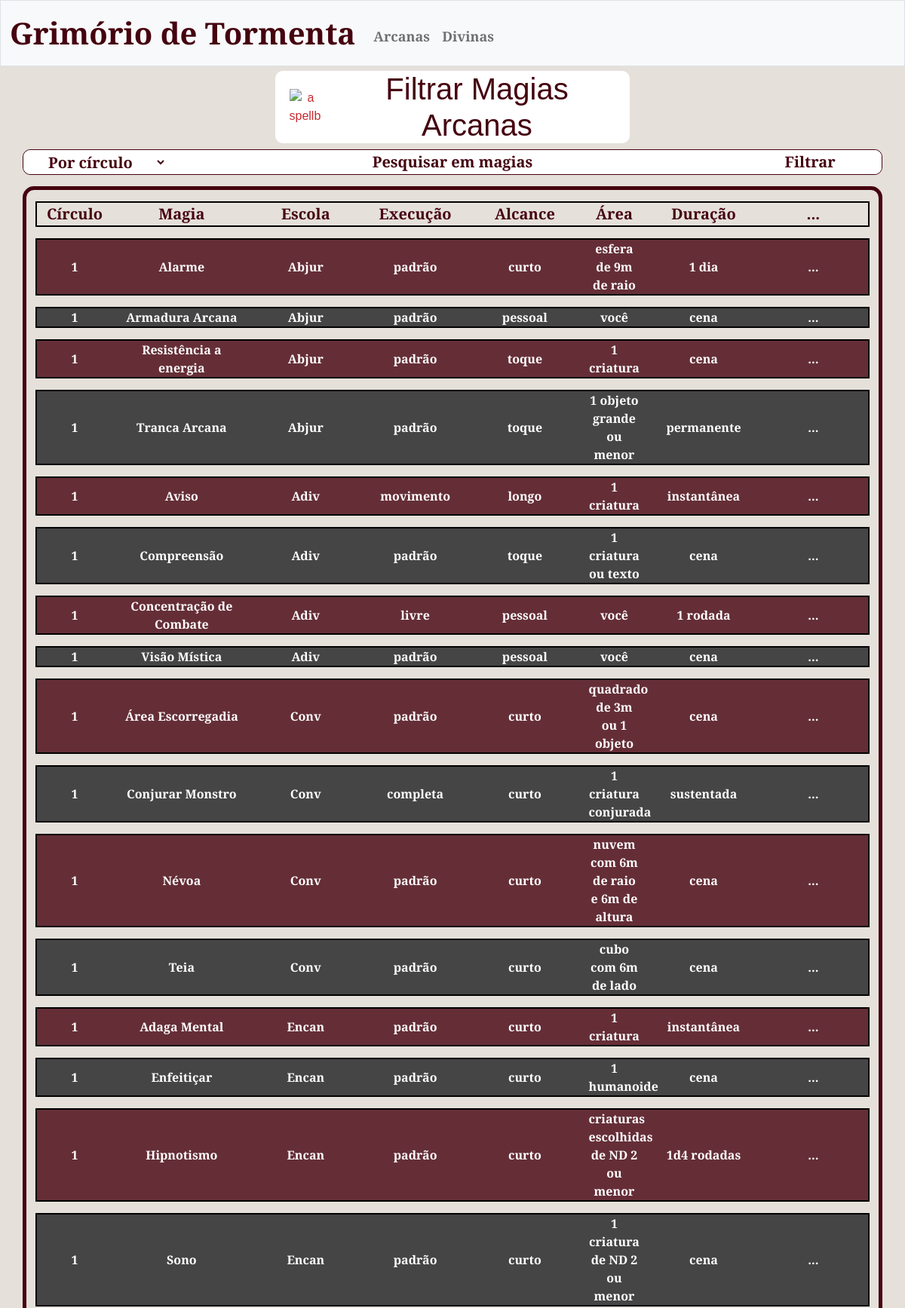
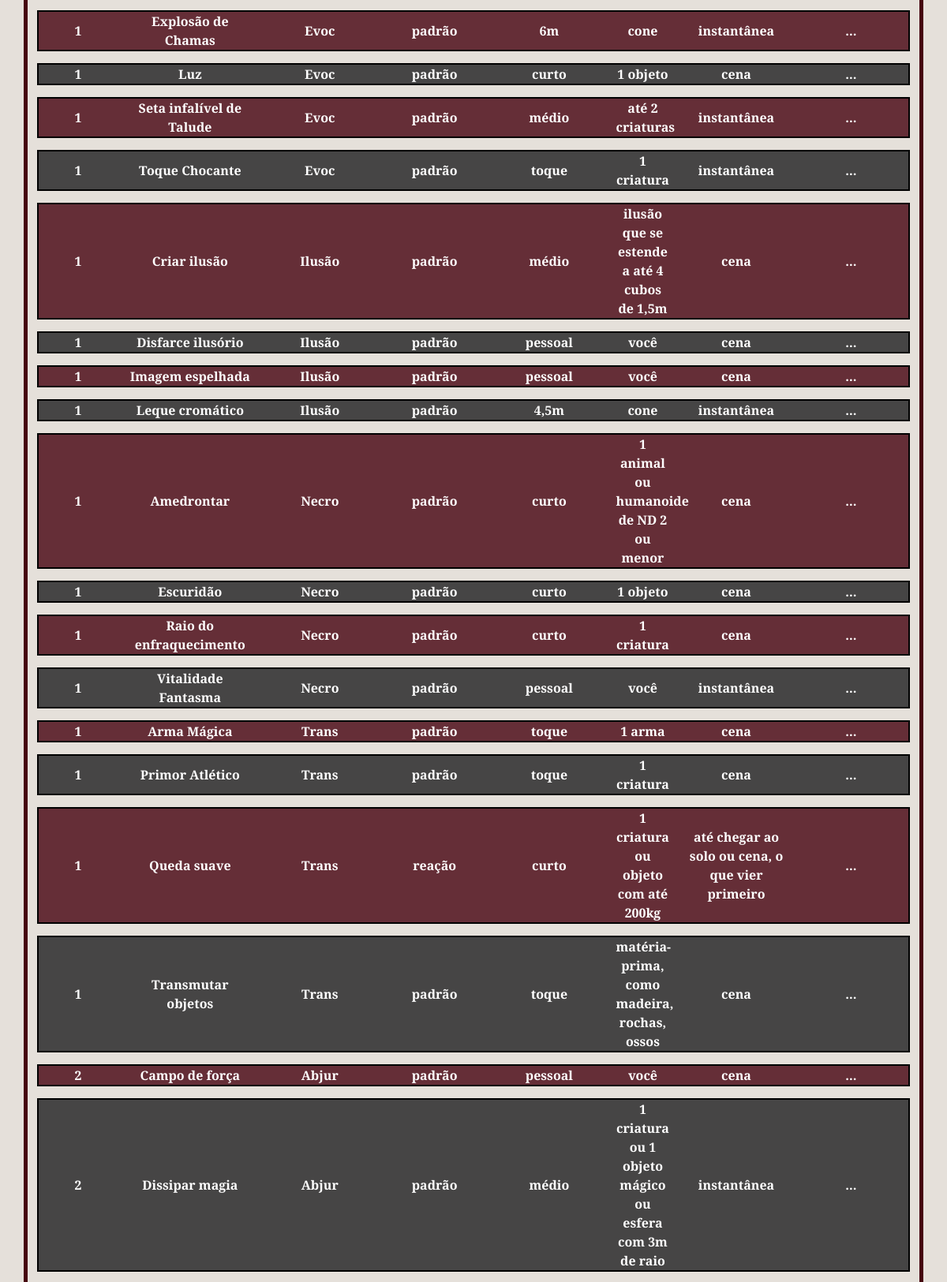
The page /arcana (upper part) on the database its author committed (2 pictures, top to bottom).
### tables this page shows
CREATE TABLE adesc (
adesc_id INTEGER,
fdesc TEXT NOT NULL,
FOREIGN KEY (adesc_id) REFERENCES arcane(id));

CREATE TABLE arcane (
id INTEGER PRIMARY KEY AUTOINCREMENT NOT NULL, 
aspell TEXT NOT NULL,
exec TEXT NOT NULL,
range TEXT NOT NULL,
area TEXT NOT NULL,
dura TEXT NOT NULL,
aschool TEXT NOT NULL,
acircle INTEGER NOT NULL,
adesc TEXT NOT NULL);

### app.py (the view, shortened to what this page needs)
@app.route("/arcana", methods=["GET", "POST"])
def arcane():
    amagias = db.execute(
        "SELECT * FROM arcane JOIN adesc ON adesc.adesc_id = arcane.id")
    return render_template("arcana.html", amagias=amagias)

### app.py (called while the page is built)
@app.after_request
def after_request(response):
    response.headers["Cache-Control"] = "no-cache, no-store, must-revalidate"
    response.headers["Expires"] = 0
    response.headers["Pragma"] = "no-cache"
    return response

### templates/arcana.html (shortened to what this page needs)
{% extends "layout.html" %}
{% block main %}
<div class="container mybg mb-2">
    <div class="row justify-content-center align-items-center imgfltr resizemain">
        <img src="/static/spellb.png" alt="a spellbook" class="col-md-2" style="min-width: 65px; width:13%;">
        <span class="display-6 col-md-10 colorbr" style="min-width: 163px">Filtrar Magias Arcanas</span>
    </div>
</div>
<form action="/arcana" method="post" class="mybgd container">
    <div class="row justify-content-between">
        <select aria-label="Default select" class="col-md-2 mybtn text-center colorbr" id="filter" name="filter">
            <optgroup label="Por círculo">
                <option value="" disabled selected hidden>Por círculo</option>
            </optgroup>
        </select>
        <input autocomplete="off" autofocus="" class="col-md-7 mybgf mybtn1" name="sname"
            placeholder="Pesquisar em magias" type="text">
        <button class="col-md-2 mybtn colorbr" type="submit" id="liveAlertBtn">Filtrar</button>
    </div>
</form>
<div class="container mytable" id="cont">
    <div class="row mytabler justify-content-around rowstyletop align-items-center">
        <div class="col prio1 colstyle">Círculo</div>
        <div class="col-2 prio2 colstyle">Magia</div>
        <div class="col prio3 colstyle">Escola</div>
        <div class="col prio4 colstyle">Execução</div>
        <div class="col prio5 colstyle">Alcance</div>
        <div class="col-1 prio6 colstyle">Área</div>
        <div class="col prio7 colstyle">Duração</div>
        <div class="col prio9 colstyle">...</div>
    </div>
    {% for row in amagias %}
    <div class="row mytabler justify-content-around rowstyle align-items-center" data-bs-toggle="collapse"
        data-bs-target="#spell{{ loop.index }}" role="button">
        <div class="col prio1 colstyle">{{ row.acircle }}</div>
        <div class="col-2 prio2 prio2s colstyle">{{ row.aspell }}</div>
        <div class="col prio3 colstyle">{{ row.aschool }}</div>
        <div class="col prio4 colstyle">{{ row.exec }}</div>
        <div class="col prio5 colstyle">{{ row.range }}</div>
        <div class="col-1 prio6 colstyle">{{ row.area }}</div>
        <div class="col prio7">{{ row.dura }}</div>
        <div class="col prio9 colstyle">...</div>
    </div>
    {% endfor %}
</div>
{% endblock %}

### static/styles.css (style rules this page uses)
body { background-color: #e5e0da; }
.mybg { background-color: #ffffff; border-radius: 10px; box-sizing: border-box; max-width: 40%; font-family: "Cormorant sc", sans-serif; color: #c62b30; min-width: 250px; }
.mybgf { background-color: #ffffff; border-radius: 10px; font-family: "Cormorant sc", sans-serif; font-weight: 700; font-size: 20px; color: #c62b30; min-width: 180px; }
.mybgd { background-color: #ffffff; border: 1px solid #45020f; border-radius: 10px; min-width: 320px; }
.mybtn { background-color: #ffffff; border-radius: 10px; font-family: "Cormorant sc", sans-serif; font-weight: 700; font-size: 20px; color: #c62b30; border: none; }
.mybtn1 { border: none; }
.mybtn1::placeholder { color: #45020f; text-align: center; }
#filter { min-width: 160px; }
.mytable { border: 5px solid black; margin: auto; border-radius: 15px; font-family: Cinzel, sans-serif; font-weight: 700; font-size: 14px; margin-top: 15px; margin-bottom: 15px; min-width: 250px; overflow: hidden; }
.mytabler { border: 2px solid black; margin: auto; font-family: Cinzel, sans-serif; font-weight: 700; font-size: 16px; margin-top: 15px; margin-bottom: 15px; min-width: 250px; overflow: hidden; }
.rowstyle:nth-of-type(even) { background-color: #45020fCC; color: white; }
.rowstyle:nth-of-type(odd) { background-color: #1f1f21CC; color: white; }
#cont { border-color: #45020f; }
.rowstyletop { font-size: 20px; color: #45020f; }
.colorbr { color: #45020f; }
.colorbr::placeholder { color: #45020f; }
.prio1 { max-width: 70px; }
.prio2 { min-width: 130px; }
.prio9 { display: none; }
@media screen and (max-width: 1200px) { .prio9 { display: initial; } }
@media screen and (max-width: 1200px) { .prio1 { min-width: 100px; } }

### rows shown on the page
adesc: acircle "1", aspell "Alarme", aschool "Abjur", exec "padrão", range "curto", area "esfera de 9m de raio", dura "1 dia"
adesc: acircle "1", aspell "Armadura Arcana", aschool "Abjur", exec "padrão", range "pessoal", area "você", dura "cena"
adesc: acircle "1", aspell "Resistência a energia", aschool "Abjur", exec "padrão", range "toque", area "1 criatura", dura "cena"
adesc: acircle "1", aspell "Tranca Arcana", aschool "Abjur", exec "padrão", range "toque", area "1 objeto grande ou menor", dura "permanente"
adesc: acircle "1", aspell "Aviso", aschool "Adiv", exec "movimento", range "longo", area "1 criatura", dura "instantânea"
adesc: acircle "1", aspell "Compreensão", aschool "Adiv", exec "padrão", range "toque", area "1 criatura ou texto", dura "cena"
adesc: acircle "1", aspell "Concentração de Combate", aschool "Adiv", exec "livre", range "pessoal", area "você", dura "1 rodada"
adesc: acircle "1", aspell "Visão Mística", aschool "Adiv", exec "padrão", range "pessoal", area "você", dura "cena"
adesc: acircle "1", aspell "Área Escorregadia", aschool "Conv", exec "padrão", range "curto", area "quadrado de 3m ou 1 objeto", dura "cena"
adesc: acircle "1", aspell "Conjurar Monstro", aschool "Conv", exec "completa", range "curto", area "1 criatura conjurada", dura "sustentada"
adesc: acircle "1", aspell "Névoa", aschool "Conv", exec "padrão", range "curto", area "nuvem com 6m de raio e 6m de altura", dura "cena"
adesc: acircle "1", aspell "Teia", aschool "Conv", exec "padrão", range "curto", area "cubo com 6m de lado", dura "cena"
adesc: acircle "1", aspell "Adaga Mental", aschool "Encan", exec "padrão", range "curto", area "1 criatura", dura "instantânea"
adesc: acircle "1", aspell "Enfeitiçar", aschool "Encan", exec "padrão", range "curto", area "1 humanoide", dura "cena"
adesc: acircle "1", aspell "Hipnotismo", aschool "Encan", exec "padrão", range "curto", area "criaturas escolhidas de ND 2 ou menor", dura "1d4 rodadas"
adesc: acircle "1", aspell "Sono", aschool "Encan", exec "padrão", range "curto", area "1 criatura de ND 2 ou menor", dura "cena"
adesc: acircle "1", aspell "Explosão de Chamas", aschool "Evoc", exec "padrão", range "6m", area "cone", dura "instantânea"
adesc: acircle "1", aspell "Luz", aschool "Evoc", exec "padrão", range "curto", area "1 objeto", dura "cena"
adesc: acircle "1", aspell "Seta infalível de Talude", aschool "Evoc", exec "padrão", range "médio", area "até 2 criaturas", dura "instantânea"
adesc: acircle "1", aspell "Toque Chocante", aschool "Evoc", exec "padrão", range "toque", area "1 criatura", dura "instantânea"
adesc: acircle "1", aspell "Criar ilusão", aschool "Ilusão", exec "padrão", range "médio", area "ilusão que se estende a até 4 cubos de 1,5m", dura "cena"
adesc: acircle "1", aspell "Disfarce ilusório", aschool "Ilusão", exec "padrão", range "pessoal", area "você", dura "cena"
adesc: acircle "1", aspell "Imagem espelhada", aschool "Ilusão", exec "padrão", range "pessoal", area "você", dura "cena"
adesc: acircle "1", aspell "Leque cromático", aschool "Ilusão", exec "padrão", range "4,5m", area "cone", dura "instantânea"
adesc: acircle "1", aspell "Amedrontar", aschool "Necro", exec "padrão", range "curto", area "1 animal ou humanoide de ND 2 ou menor", dura "cena"
adesc: acircle "1", aspell "Escuridão", aschool "Necro", exec "padrão", range "curto", area "1 objeto", dura "cena"
adesc: acircle "1", aspell "Raio do enfraquecimento", aschool "Necro", exec "padrão", range "curto", area "1 criatura", dura "cena"
adesc: acircle "1", aspell "Vitalidade Fantasma", aschool "Necro", exec "padrão", range "pessoal", area "você", dura "instantânea"
adesc: acircle "1", aspell "Arma Mágica", aschool "Trans", exec "padrão", range "toque", area "1 arma", dura "cena"
adesc: acircle "1", aspell "Primor Atlético", aschool "Trans", exec "padrão", range "toque", area "1 criatura", dura "cena"
adesc: acircle "1", aspell "Queda suave", aschool "Trans", exec "reação", range "curto", area "1 criatura ou objeto com até 200kg", dura "até chegar ao solo ou cena, o que vier primeiro"
adesc: acircle "1", aspell "Transmutar objetos", aschool "Trans", exec "padrão", range "toque", area "matéria-prima, como madeira, rochas, ossos", dura "cena"
adesc: acircle "2", aspell "Campo de força", aschool "Abjur", exec "padrão", range "pessoal", area "você", dura "cena"
adesc: acircle "2", aspell "Dissipar magia", aschool "Abjur", exec "padrão", range "médio", area "1 criatura ou 1 objeto mágico ou esfera com 3m de raio", dura "instantânea"
